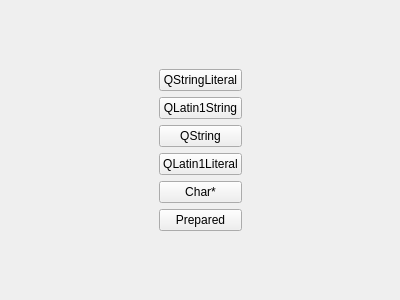
<?xml version="1.0" encoding="UTF-8"?>
<ui version="4.0">
 <class>MainWindow</class>
 <widget class="QMainWindow" name="MainWindow">
  <property name="geometry">
   <rect>
    <x>0</x>
    <y>0</y>
    <width>400</width>
    <height>300</height>
   </rect>
  </property>
  <property name="windowTitle">
   <string>Benchmark</string>
  </property>
  <widget class="QWidget" name="centralWidget">
   <layout class="QHBoxLayout" name="horizontalLayout">
    <item>
     <spacer name="horizontalSpacer">
      <property name="orientation">
       <enum>Qt::Horizontal</enum>
      </property>
      <property name="sizeHint" stdset="0">
       <size>
        <width>133</width>
        <height>20</height>
       </size>
      </property>
     </spacer>
    </item>
    <item>
     <layout class="QVBoxLayout" name="verticalLayout">
      <item>
       <spacer name="verticalSpacer">
        <property name="orientation">
         <enum>Qt::Vertical</enum>
        </property>
        <property name="sizeHint" stdset="0">
         <size>
          <width>20</width>
          <height>40</height>
         </size>
        </property>
       </spacer>
      </item>
      <item>
       <widget class="QPushButton" name="pushButton">
        <property name="text">
         <string>QStringLiteral</string>
        </property>
       </widget>
      </item>
      <item>
       <widget class="QPushButton" name="pushButton_2">
        <property name="text">
         <string>QLatin1String</string>
        </property>
       </widget>
      </item>
      <item>
       <widget class="QPushButton" name="pushButton_3">
        <property name="text">
         <string>QString</string>
        </property>
       </widget>
      </item>
      <item>
       <widget class="QPushButton" name="pushButton_4">
        <property name="text">
         <string>QLatin1Literal</string>
        </property>
       </widget>
      </item>
      <item>
       <widget class="QPushButton" name="pushButton_5">
        <property name="text">
         <string>Char*</string>
        </property>
       </widget>
      </item>
      <item>
       <widget class="QPushButton" name="pushButton_6">
        <property name="text">
         <string>Prepared</string>
        </property>
       </widget>
      </item>
      <item>
       <spacer name="verticalSpacer_2">
        <property name="orientation">
         <enum>Qt::Vertical</enum>
        </property>
        <property name="sizeHint" stdset="0">
         <size>
          <width>20</width>
          <height>40</height>
         </size>
        </property>
       </spacer>
      </item>
     </layout>
    </item>
    <item>
     <spacer name="horizontalSpacer_2">
      <property name="orientation">
       <enum>Qt::Horizontal</enum>
      </property>
      <property name="sizeHint" stdset="0">
       <size>
        <width>132</width>
        <height>20</height>
       </size>
      </property>
     </spacer>
    </item>
   </layout>
  </widget>
 </widget>
 <layoutdefault spacing="6" margin="11"/>
 <resources/>
 <connections/>
</ui>
